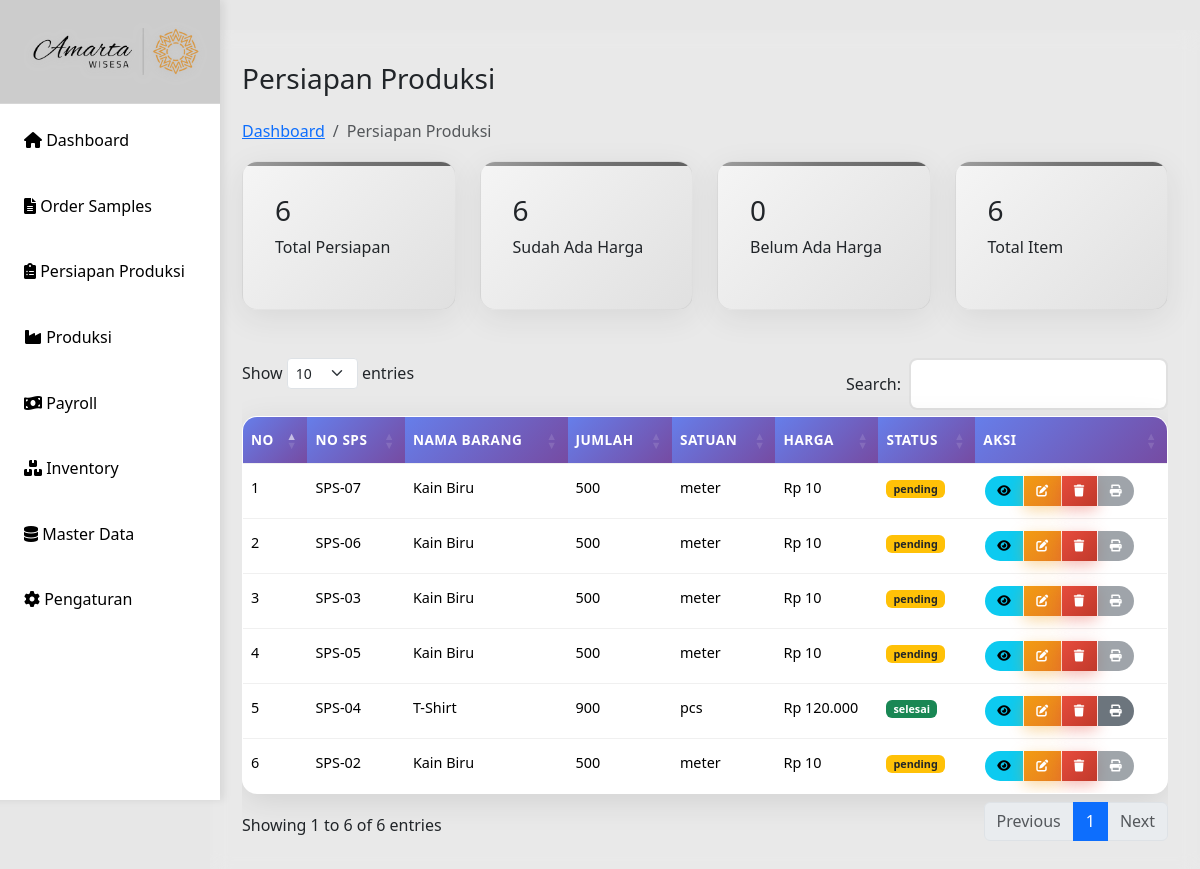
Before: /persiapan.php with the older database file.
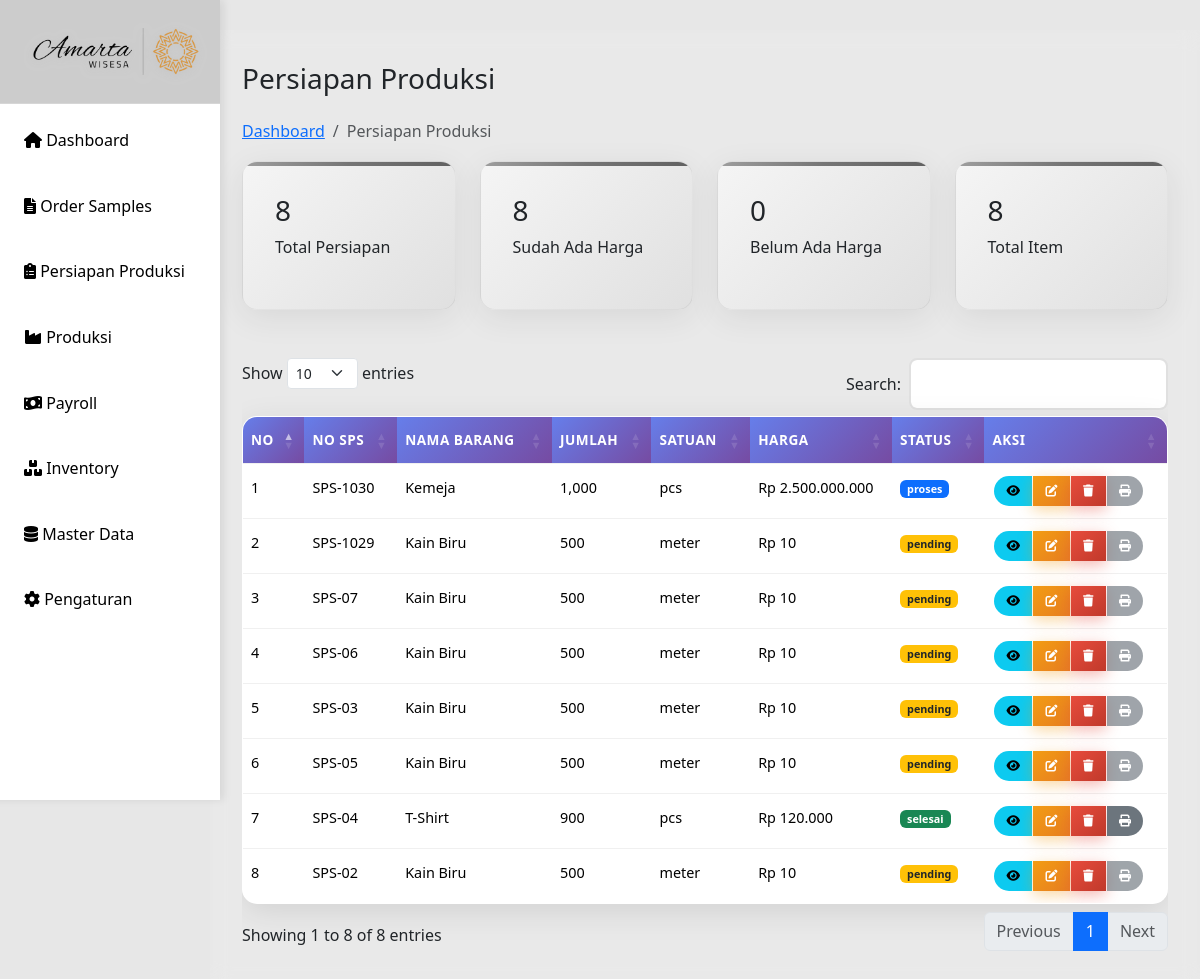
After: the same page with the newer database file.
### tables this page shows
CREATE TABLE `persiapan` (
  `id` int(11) UNSIGNED NOT NULL,
  `id_sps` int(10) UNSIGNED NOT NULL,
  `spp_no` varchar(50) NOT NULL DEFAULT '',
  `kode_barang` varchar(50) DEFAULT NULL,
  `nama_barang` varchar(100) DEFAULT NULL,
  `jumlah` int(11) DEFAULT NULL,
  `satuan` varchar(20) DEFAULT NULL,
  `harga` decimal(65,2) DEFAULT NULL,
  `total` decimal(10,2) DEFAULT NULL,
  `tanggal_persiapan` date NOT NULL,
  `pola` varchar(255) DEFAULT NULL,
  `marker` varchar(255) DEFAULT NULL,
  `upload_spk` varchar(255) DEFAULT NULL,
  `status` enum('pending','proses','selesai','batal') DEFAULT 'pending',
  `sp_srx` varchar(50) DEFAULT NULL,
  `created_at` datetime DEFAULT current_timestamp(),
  `updated_at` datetime DEFAULT current_timestamp() ON UPDATE current_timestamp()
);

CREATE TABLE `sps` (
  `id` int(10) UNSIGNED NOT NULL,
  `tanggal` date DEFAULT NULL,
  `sps_no` varchar(20) DEFAULT NULL,
  `customer` varchar(100) DEFAULT NULL,
  `item` varchar(100) DEFAULT NULL,
  `artikel` varchar(100) DEFAULT NULL,
  `qty` int(11) DEFAULT NULL,
  `size` varchar(20) DEFAULT NULL,
  `sample_product` varchar(255) DEFAULT NULL,
  `design` varchar(255) DEFAULT NULL,
  `st_chart` varchar(255) DEFAULT NULL,
  `material_sm` varchar(255) DEFAULT NULL,
  `pola_sample` varchar(255) DEFAULT NULL,
  `buat_sample` varchar(255) DEFAULT NULL,
  `kirim` date DEFAULT NULL,
  `approval` varchar(100) DEFAULT NULL,
  `sp_srx` varchar(100) DEFAULT NULL
);

### persiapan.php (the view, shortened to what this page needs)
<?php
include "includes/header.php";
include "config/db.php";
$result = $conn->query("SELECT p.*, s.sps_no
                        FROM persiapan p
                        LEFT JOIN sps s ON p.id_sps = s.id
                        ORDER BY p.id DESC");
$total_result = $conn->query("SELECT COUNT(*) as total_count FROM persiapan");
$total_count = $total_result ? $total_result->fetch_assoc()['total_count'] : 0;
$harga_result = $conn->query("SELECT COUNT(*) as harga_count FROM persiapan WHERE harga IS NOT NULL AND harga > 0");
$harga_count = $harga_result ? $harga_result->fetch_assoc()['harga_count'] : 0;
$belum_harga_result = $conn->query("SELECT COUNT(*) as belum_harga_count FROM persiapan WHERE harga IS NULL OR harga = 0");
$belum_harga_count = $belum_harga_result ? $belum_harga_result->fetch_assoc()['belum_harga_count'] : 0;
?>
    <main class="main-content">
            <div>
                <h1 class="h3 mb-4">Persiapan Produksi</h1>
                <nav aria-label="breadcrumb">
                    <ol class="breadcrumb">
                        <li class="breadcrumb-item"><a href="index.php">Dashboard</a></li>
                        <li class="breadcrumb-item active">Persiapan Produksi</li>
                    </ol>
                </nav>
            </div>
        <div class="row mb-4">
            <div class="col-md-3">
                <div class="stats-card">
                    <h3><?php echo $total_count; ?></h3>
                    <p>Total Persiapan</p>
                </div>
            </div>
            <div class="col-md-3">
                <div class="stats-card">
                    <h3><?php echo $harga_count; ?></h3>
                    <p>Sudah Ada Harga</p>
                </div>
            </div>
            <div class="col-md-3">
                <div class="stats-card">
                    <h3><?php echo $belum_harga_count; ?></h3>
                    <p>Belum Ada Harga</p>
                </div>
            </div>
            <div class="col-md-3">
                <div class="stats-card">
                    <h3><?php echo $total_count; ?></h3>
                    <p>Total Item</p>
                </div>
            </div>
        </div>
        <div class="table-container">
            <div class="table-responsive">
                <table id="persiapanTable" class="table table-hover">
                    <thead>
                        <tr>
                            <th>No</th>
                            <th>No SPS</th>
                            <th>Nama Barang</th>
                            <th>Jumlah</th>
                            <th>Satuan</th>
                            <th>Harga</th>
                            <th>Status</th>
                            <th>Aksi</th>
                        </tr>
                    </thead>
                    <tbody>
                        <?php $no=1; while($row = $result->fetch_assoc()): ?>
                        <tr>
                            <td><?= $no++ ?></td>
                            <td><?= $row['sps_no'] ?: '-' ?></td>
                            <td><?= $row['nama_barang'] ?: '-' ?></td>
                            <td><?= number_format($row['jumlah'] ?? 0) ?></td>
                            <td><?= $row['satuan'] ?: '-' ?></td>
                            <td>Rp <?= number_format($row['harga'] ?? 0, 0, ',', '.') ?></td>
                            <td>
                                <?php
                                $status = $row['status'] ?? '';
                                $statusClass = '';
                                switch(strtolower($status)) {
                                    case 'pending':
                                        $statusClass = 'badge bg-warning text-dark';
                                        break;
                                    case 'proses':
                                        $statusClass = 'badge bg-primary';
                                        break;
                                    case 'selesai':
                                        $statusClass = 'badge bg-success';
                                        break;
                                }
                                ?>
                                <span class="<?= $statusClass ?>"><?= $status ?: '-' ?></span>
                            </td>
                            <td>
                                <div class="btn-group btn-group-sm" role="group">
                                    <a href="detail-persiapan.php?id=<?= $row['id'] ?>" class="btn btn-info" title="Detail">
                                        <i class="fas fa-eye"></i>
                                    </a>
                                    <button class="btn btn-warning" onclick="editPersiapan(<?= $row['id'] ?>)" title="Edit">
                                        <i class="fas fa-edit"></i>
                                    </button>
                                    <button class="btn btn-danger" onclick="deletePersiapan(<?= $row['id'] ?>)" title="Hapus">
                                        <i class="fas fa-trash"></i>
                                    </button>
                                    <?php if (strtolower($status) === 'selesai'): ?>
                                        <a href="generate_spp.php?id=<?= $row['id'] ?>" class="btn btn-secondary" title="Print" target="_blank">
                                            <i class="fas fa-print"></i>
                                        </a>
                                    <?php else: ?>
                                        <button class="btn btn-secondary" title="SPP hanya bisa dicetak saat status Selesai" disabled>
                                            <i class="fas fa-print"></i>
                                        </button>
                                    <?php endif; ?>
                                </div>
                            </td>
                        </tr>
                        <?php endwhile; ?>
                    </tbody>
                </table>
            </div>
        </div>
    </main>
<?php include 'includes/footer.php'; ?>

### includes/header.php (shortened to what this page needs)
<!DOCTYPE html>
<html lang="id">
<head>
    <link href="https://cdn.jsdelivr.net/npm/bootstrap@5.3.3/dist/css/bootstrap.min.css" rel="stylesheet">
    <link href="https://cdn.jsdelivr.net/npm/bootstrap@5.3.2/dist/css/bootstrap.min.css" rel="stylesheet">
    <link href="https://cdnjs.cloudflare.com/ajax/libs/font-awesome/6.0.0/css/all.min.css" rel="stylesheet">
    <link href="https://cdn.datatables.net/1.13.7/css/dataTables.bootstrap5.min.css" rel="stylesheet">
    <link rel="stylesheet" href="css/style.css">
</head>
<body>
    <button class="sidebar-toggle" onclick="toggleSidebar()">
    </button>
   <?php include 'sidebar.php'; ?>

### includes/sidebar.php
<nav class="sidebar" id="sidebar">
    <div class="sidebar-header">
        <img src="img/amarta-wisesa.png" alt="Amarta Wisesa Logo" class="sidebar-logo">
    </div>
    <ul class="sidebar-nav">
        <li>
            <a href="index.php" class="nav-link <?php echo basename($_SERVER['PHP_SELF']) == 'index.php' ? 'active' : ''; ?>">
                <i class="fas fa-home"></i>
                Dashboard
            </a>
        </li>
        <li>
            <a href="sps-sample.php" class="nav-link <?php echo basename($_SERVER['PHP_SELF']) == 'sps-sample.php' ? 'active' : ''; ?>">
                <i class="fas fa-file-alt"></i>
                Order Samples
            </a>
        </li>
        <li>
            <a href="persiapan.php" class="nav-link <?php echo basename($_SERVER['PHP_SELF']) == 'persiapan.php' ? 'active' : ''; ?>">
                <i class="fas fa-clipboard-list"></i>
                Persiapan Produksi
            </a>
        </li>
        <li>
            <a href="produksi.php" class="nav-link <?php echo basename($_SERVER['PHP_SELF']) == 'produksi.php' ? 'active' : ''; ?>">
                <i class="fas fa-industry"></i>
                Produksi
            </a>
        </li>
        <li>
            <a href="payroll.php" class="nav-link <?php echo basename($_SERVER['PHP_SELF']) == 'payroll.php' ? 'active' : ''; ?>">
                <i class="fas fa-money-bill-wave"></i>
                Payroll
            </a>
        </li>
        <li>
            <a href="inventory.php" class="nav-link <?php echo basename($_SERVER['PHP_SELF']) == 'inventory.php' ? 'active' : ''; ?>">
                <i class="fas fa-boxes"></i>
                Inventory
            </a>
        </li>
        <li>
            <a href="master-data.php" class="nav-link <?php echo basename($_SERVER['PHP_SELF']) == 'master-data.php' ? 'active' : ''; ?>">
                <i class="fas fa-database"></i>
                Master Data
            </a>
        </li>
        <li>
            <a href="pengaturan.php" class="nav-link <?php echo basename($_SERVER['PHP_SELF']) == 'pengaturan.php' ? 'active' : ''; ?>">
                <i class="fas fa-cog"></i>
                Pengaturan
            </a>
        </li>
    </ul>
</nav>

### includes/footer.php (shortened to what this page needs)
</body>
</html>

### css/style.css (style rules this page uses)
* { margin: 0; padding: 0; box-sizing: border-box; }
body { font-family: 'Segoe UI', Tahoma, Geneva, Verdana, sans-serif; background: #e7e7e7ff; min-height: 100vh; line-height: 1.6; }
.sidebar { background: #ffffff; width: 260px; height: 100vh; position: fixed; left: -40px; top: 0; padding-top: 0; box-shadow: 4px 0 8px rgba(0,0,0,0.08); overflow-y: auto; transition: all 0.3s cubic-bezier(0.4, 0, 0.2, 1); z-index: 1000; }
.sidebar::before { content: ''; position: absolute; top: 0; left: 0; right: 0; bottom: 0; background: linear-gradient(45deg, rgba(255,255,255,0.3) 0%, rgba(255,255,255,0.1) 50%, rgba(255,255,255,0.2) 100%); pointer-events: none; }
.sidebar-header { background: rgba(0,0,0,0.2); padding: 1.5rem 1rem; text-align: left; backdrop-filter: blur(10px); border-bottom: 1px solid rgba(255,255,255,0.2); }
.sidebar-logo { width: 100%; max-width: 180px; height: auto; margin-left : 50px; transition: all 0.3s ease; filter: drop-shadow(0 2px 4px rgba(189, 189, 189, 0.72)); }
.sidebar ul { list-style: none; }
.sidebar ul li { margin: 0.5rem 1rem; border-radius: 8px; overflow: hidden; transition: all 0.3s ease; }
.sidebar ul li a { color: #000000; text-decoration: none; display: block; padding: 1rem; transition: all 0.3s ease; position: relative; overflow: hidden; }
.sidebar ul li a::before { content: ''; position: absolute; top: 0; left: -100%; width: 100%; height: 100%; background: linear-gradient(90deg, transparent, rgba(255,255,255,0.2), transparent); transition: left 0.5s; }
.main-content { margin-left: 210px; padding: 2rem; background: rgba(255,255,255,0.1); backdrop-filter: blur(10px); min-height: 100vh; }
.stats-card { background: linear-gradient(135deg, #f5f5f5, #e0e0e0); border-radius: 15px; padding: 2rem; margin-bottom: 1.5rem; box-shadow: 0 8px 32px rgba(0,0,0,0.08); border: 1px solid rgba(158, 158, 158, 0.2); transition: transform 0.3s ease, box-shadow 0.3s ease; position: relative; overflow: hidden; }
.stats-card::before { content: ''; position: absolute; top: 0; left: 0; right: 0; height: 4px; background: linear-gradient(90deg, #9e9e9e, #757575, #616161); }
.table { width: 100%; border-collapse: separate; border-spacing: 0; background: white; border-radius: 15px; overflow: hidden; box-shadow: 0 8px 32px rgba(0,0,0,0.1); border: 1px solid rgba(255,255,255,0.2); }
.table th, .table td { padding: 12px 8px; text-align: left; border-bottom: 1px solid #f0f0f0; font-size: 0.9rem; }
.table th { background: linear-gradient(135deg, #667eea, #764ba2); color: white; font-weight: 600; text-transform: uppercase; letter-spacing: 0.5px; font-size: 0.85rem; }
.table tr { transition: all 0.3s ease; }
.table tr:last-child td { border-bottom: none; }
.table .btn { padding: 6px 12px; font-size: 12px; border-radius: 20px; margin: 0 2px; }
.table .btn i { font-size: 12px; }
.btn { padding: 12px 24px; border: none; border-radius: 25px; cursor: pointer; text-decoration: none; display: inline-block; font-size: 14px; font-weight: 600; text-transform: uppercase; letter-spacing: 0.5px; transition: all 0.3s ease; position: relative; overflow: hidden; }
.btn::before { content: ''; position: absolute; top: 50%; left: 50%; width: 0; height: 0; background: rgba(255,255,255,0.2); border-radius: 50%; transform: translate(-50%, -50%); transition: width 0.6s, height 0.6s; }
.btn-danger { background: linear-gradient(135deg, #e74c3c, #c0392b); color: white; box-shadow: 0 4px 15px rgba(231,76,60,0.4); }
.btn-warning { background: linear-gradient(135deg, #f39c12, #e67e22); color: white; box-shadow: 0 4px 15px rgba(243,156,18,0.4); }

Changed rows visible on the page:
added persiapan: id_sps.sps_no "SPS-1030", nama_barang "Kemeja", jumlah "1,000", satuan "pcs", harga "2.500.000.000", status "proses"
added persiapan: id_sps.sps_no "SPS-1029", nama_barang "Kain Biru", jumlah "500", satuan "meter", harga "10", status "pending"
Other visible differences:
$total_count: "6" → "8"
$harga_count: "6" → "8"
text written by a page script: "Show entries Search: Showing 1 to 6 of 6 entries Previous 1 Next" → "Show entries Search: Showing 1 to 8 of 8 entries Previous 1 Next"
